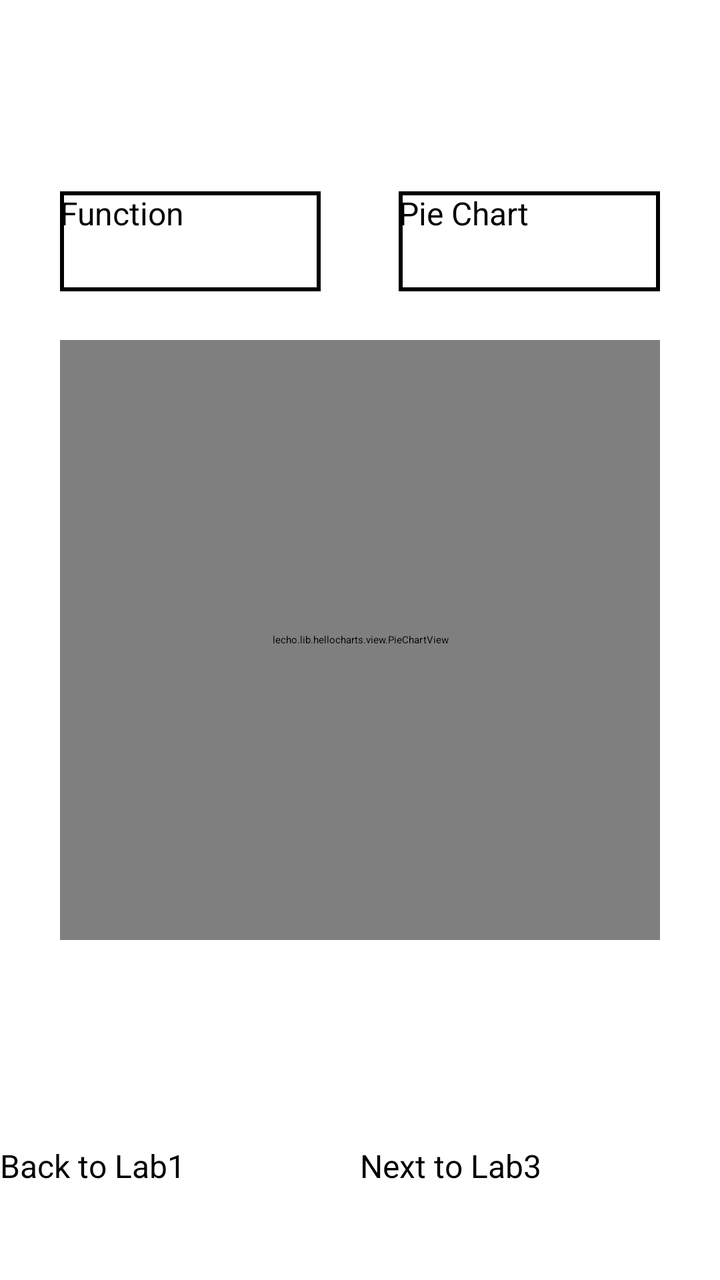
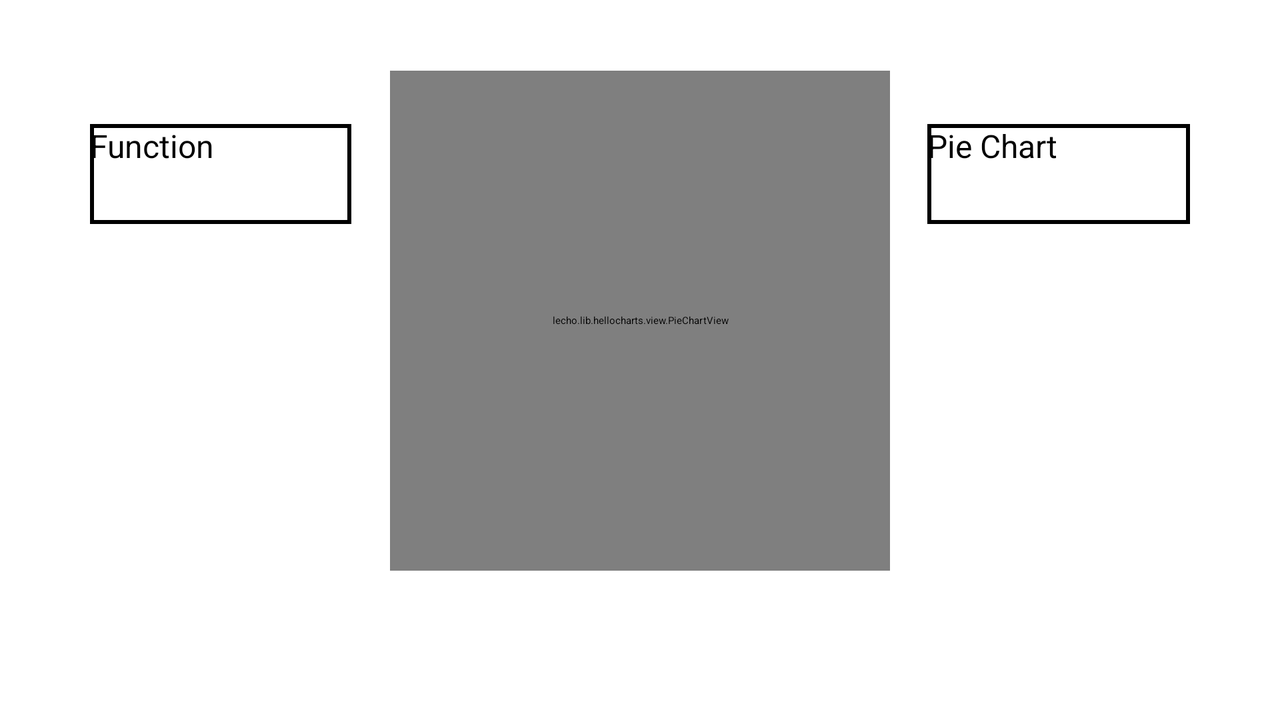

Two renders of one Android screen. The first uses the default layout on a phone; the second uses the alternative layout the repository ships for a different screen configuration, on a matching device. The two XML files are below.
<!-- AndroidManifest.xml: application theme Theme.Lab1_1 -->
<!-- res/layout/activity_lab2.xml -->
<?xml version="1.0" encoding="utf-8"?>
<androidx.constraintlayout.widget.ConstraintLayout xmlns:android="http://schemas.android.com/apk/res/android"
    xmlns:app="http://schemas.android.com/apk/res-auto"
    xmlns:tools="http://schemas.android.com/tools"
    android:layout_width="match_parent"
    android:layout_height="match_parent"
    tools:context=".Lab2Activity">


    <LinearLayout
        android:layout_width="300dp"
        android:layout_height="50dp"
        android:weightSum="2.3"
        app:layout_constraintBottom_toBottomOf="parent"
        app:layout_constraintEnd_toEndOf="parent"
        app:layout_constraintHorizontal_bias="0.5"
        app:layout_constraintStart_toStartOf="parent"
        app:layout_constraintTop_toTopOf="parent"
        app:layout_constraintVertical_bias="0.162">

        <android.widget.Button
            android:id="@+id/button_func"
            android:layout_width="0dp"
            android:layout_height="match_parent"
            android:layout_weight="1"
            android:background="@drawable/stroke"
            android:insetTop="0dp"
            android:insetBottom="0dp"
            android:text="@string/function"
            android:textColor="#000000"
            android:textSize="16sp" />

        <TextView
            android:layout_width="0dp"
            android:layout_height="match_parent"
            android:layout_weight="0.3" />

        <android.widget.Button
            android:id="@+id/button_pie_chart"
            android:layout_width="0dp"
            android:layout_height="match_parent"
            android:layout_weight="1"
            android:insetTop="0dp"
            android:insetBottom="0dp"
            android:text="@string/pie_chart"
            android:textColor="#000000"
            android:textSize="16sp"
            app:cornerRadius="0dp"
            android:background="@drawable/stroke"/>

    </LinearLayout>

    <LinearLayout
        android:id="@+id/linear"
        android:layout_width="300dp"
        android:layout_height="300dp"
        android:orientation="horizontal"
        app:layout_constraintBottom_toBottomOf="parent"
        app:layout_constraintEnd_toEndOf="parent"
        app:layout_constraintHorizontal_bias="0.5"
        app:layout_constraintStart_toStartOf="parent"
        app:layout_constraintTop_toTopOf="parent"
        app:layout_constraintVertical_bias="0.5">

        <lecho.lib.hellocharts.view.PieChartView
            android:id="@+id/chart"
            android:layout_width="match_parent"
            android:layout_height="match_parent"
            />

        <com.jjoe64.graphview.GraphView
            android:id="@+id/graph"
            android:layout_width="match_parent"
            android:layout_height="match_parent"
            />

    </LinearLayout>


    <LinearLayout
        android:layout_width="match_parent"
        android:layout_height="68dp"
        android:weightSum="2"
        app:layout_constraintBottom_toBottomOf="parent"
        app:layout_constraintEnd_toEndOf="parent"
        app:layout_constraintStart_toStartOf="parent"
        app:layout_constraintTop_toTopOf="parent"
        app:layout_constraintVertical_bias="1.0">

        <Button
            android:id="@+id/button_back"
            android:layout_width="0dp"
            android:layout_height="match_parent"
            android:layout_weight="1"
            android:backgroundTint="#040303"
            android:insetTop="0dp"
            android:insetBottom="0dp"
            android:text="@string/back_to_lab1"
            android:textSize="16sp"
            app:cornerRadius="0dp" />

        <Button
            android:id="@+id/button_next"
            android:layout_width="0dp"
            android:layout_height="match_parent"
            android:layout_weight="1"
            android:backgroundTint="#9C27B0"
            android:insetTop="0dp"
            android:insetBottom="0dp"
            android:text="@string/next_to_lab3"
            android:textSize="16sp"
            app:cornerRadius="0dp" />

    </LinearLayout>




</androidx.constraintlayout.widget.ConstraintLayout>
<!-- resources referenced by this layout -->
<resources>
  <!-- drawable stroke (drawable) -->
  <?xml version="1.0" encoding="utf-8"?>
  <shape xmlns:android="http://schemas.android.com/apk/res/android"
      android:shape="rectangle" >
  
      <solid android:color="@android:color/transparent" />
  
      <stroke
          android:width="2dp"
          android:color="#000000" />
  
  </shape>
  <string name="back_to_lab1">Back to Lab1</string>
  <string name="function">Function</string>
  <string name="next_to_lab3">Next to Lab3</string>
  <string name="pie_chart">Pie Chart</string>
</resources>
<!-- res/layout-land/activity_lab2.xml (the repository's variant of the layout above) -->
<!-- drawn on the phone turned sideways -->
<?xml version="1.0" encoding="utf-8"?>
<androidx.constraintlayout.widget.ConstraintLayout xmlns:android="http://schemas.android.com/apk/res/android"
    xmlns:app="http://schemas.android.com/apk/res-auto"
    xmlns:tools="http://schemas.android.com/tools"
    android:layout_width="match_parent"
    android:layout_height="match_parent"
    tools:context=".Lab2Fragment">


    <LinearLayout
        android:layout_width="550dp"
        android:layout_height="50dp"
        android:weightSum="4.2"
        app:layout_constraintBottom_toBottomOf="parent"
        app:layout_constraintEnd_toEndOf="parent"
        app:layout_constraintHorizontal_bias="0.5"
        app:layout_constraintStart_toStartOf="parent"
        app:layout_constraintTop_toTopOf="parent"
        app:layout_constraintVertical_bias="0.2">

        <android.widget.Button
            android:id="@+id/button_func"
            android:layout_width="0dp"
            android:layout_height="match_parent"
            android:layout_weight="1"
            android:background="@drawable/stroke"
            android:insetTop="0dp"
            android:insetBottom="0dp"
            android:text="@string/function"
            android:textColor="#000000"
            android:textSize="16sp" />

        <TextView
            android:layout_width="0dp"
            android:layout_height="match_parent"
            android:layout_weight="2.2" />

        <android.widget.Button
            android:id="@+id/button_pie_chart"
            android:layout_width="0dp"
            android:layout_height="match_parent"
            android:layout_weight="1"
            android:insetTop="0dp"
            android:insetBottom="0dp"
            android:text="@string/pie_chart"
            android:textColor="#000000"
            android:textSize="16sp"
            app:cornerRadius="0dp"
            android:background="@drawable/stroke"/>

    </LinearLayout>

    <LinearLayout
        android:id="@+id/linear"
        android:layout_width="250dp"
        android:layout_height="250dp"
        android:orientation="horizontal"
        app:layout_constraintBottom_toBottomOf="parent"
        app:layout_constraintEnd_toEndOf="parent"
        app:layout_constraintHorizontal_bias="0.5"
        app:layout_constraintStart_toStartOf="parent"
        app:layout_constraintTop_toTopOf="parent"
        app:layout_constraintVertical_bias="0.32">

        <lecho.lib.hellocharts.view.PieChartView
            android:id="@+id/chart"
            android:layout_width="match_parent"
            android:layout_height="match_parent" />

        <com.jjoe64.graphview.GraphView
            android:id="@+id/graph"
            android:layout_width="match_parent"
            android:layout_height="match_parent"
            />

    </LinearLayout>




</androidx.constraintlayout.widget.ConstraintLayout>
<!-- resources referenced by the variant -->
<!-- as the phone turned sideways resolves them -->
<resources>
  <!-- drawable stroke (drawable) -->
  <?xml version="1.0" encoding="utf-8"?>
  <shape xmlns:android="http://schemas.android.com/apk/res/android"
      android:shape="rectangle" >
  
      <solid android:color="@android:color/transparent" />
  
      <stroke
          android:width="2dp"
          android:color="#000000" />
  
  </shape>
  <string name="function">Function</string>
  <string name="pie_chart">Pie Chart</string>
</resources>
